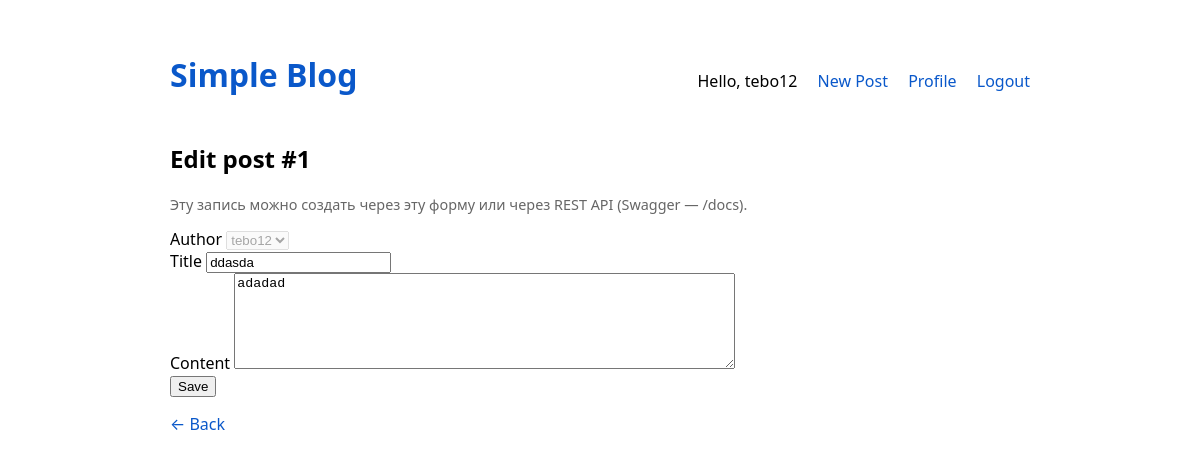
The page /html/posts/1/edit (signed in) on the database its author committed.
### app/tables.py (models this page shows)
class User(Base):
    __tablename__ = "users"
    id: Mapped[int] = mapped_column(primary_key=True, index=True)
    email: Mapped[str] = mapped_column(String, unique=True, index=True)
    login: Mapped[str] = mapped_column(String, unique=True, index=True)
    password_hash: Mapped[str] = mapped_column(String)
    created_at: Mapped[datetime] = mapped_column(TIMESTAMP(timezone=True), server_default=func.now())
    updated_at: Mapped[datetime] = mapped_column(
        TIMESTAMP(timezone=True), server_default=func.now(), onupdate=func.now()
    )
    posts: Mapped[list["Post"]] = relationship(back_populates="author", cascade="all, delete")
    comments: Mapped[list["Comment"]] = relationship(back_populates="author", cascade="all, delete")
    favorites: Mapped[list["Favorite"]] = relationship(back_populates="user", cascade="all, delete")
    following: Mapped[list["Subscription"]] = relationship(
        "Subscription",
        foreign_keys="[Subscription.follower_id]",
        back_populates="follower",
        cascade="all, delete",
    )
    followers: Mapped[list["Subscription"]] = relationship(
        "Subscription",
        foreign_keys="[Subscription.followee_id]",
        back_populates="followee",
        cascade="all, delete",
    )

class Post(Base):
    __tablename__ = "posts"
    id: Mapped[int] = mapped_column(primary_key=True, index=True)
    author_id: Mapped[int] = mapped_column(ForeignKey("users.id", ondelete="CASCADE"))
    title: Mapped[str] = mapped_column(String)
    content: Mapped[str] = mapped_column(Text)
    created_at: Mapped[datetime] = mapped_column(TIMESTAMP(timezone=True), server_default=func.now())
    updated_at: Mapped[datetime] = mapped_column(
        TIMESTAMP(timezone=True), server_default=func.now(), onupdate=func.now()
    )
    author: Mapped["User"] = relationship(back_populates="posts")
    tags: Mapped[list["Tag"]] = relationship(secondary=post_tags, back_populates="posts")
    comments: Mapped[list["Comment"]] = relationship(back_populates="post", cascade="all, delete")
    favorited_by: Mapped[list["Favorite"]] = relationship(back_populates="post", cascade="all, delete")

### app/main.py (the view)
@app.get("/html/posts/{post_id}/edit", response_class=HTMLResponse)
async def html_post_edit(
    post_id: int,
    request: Request,
    db: AsyncSession = Depends(get_db),
    user: User | None = Depends(get_current_user),
) -> Response:
    if not user:
        return RedirectResponse(url="/login", status_code=status.HTTP_303_SEE_OTHER)
    post = await storage.get_post(db, post_id)
    if not post:
        raise HTTPException(status_code=404, detail="post not found")
    if post.author_id != user.id:
        return Response("Forbidden", status_code=403)
    return templates.TemplateResponse(
        "post_form.html",
        {"request": request, "mode": "edit", "users": [user], "post": post, "user": user},
    )

### app/templates/post_form.html (shortened to what this page needs)
{% extends 'base.html' %}
{% block content %}
  {% if mode == 'create' %}
    <h2>New post</h2>
  {% else %}
    <h2>Edit post #{{ post.id }}</h2>
  {% endif %}
  <p class="muted">Эту запись можно создать через эту форму или через REST API (Swagger — /docs).</p>
  <form method="post" action="{% if mode == 'edit' and post %}/html/posts/{{ post.id }}/edit{% else %}/html/posts/new{% endif %}">
    <label>Author
      <select name="authorId" {% if not users or mode == 'edit' %}disabled{% endif %} required>
        {% for u in users %}
          <option value="{{ u.id }}" {% if post and u.id == post.authorId %}selected{% endif %}>{{ u.login }}</option>
        {% endfor %}
      </select>
    </label>
    <br>
    <label>Title
      <input type="text" name="title" value="{{ post.title if post else '' }}" required>
    </label>
    <br>
    <label>Content
      <textarea name="content" rows="6" cols="60" required>{{ post.content if post else '' }}</textarea>
    </label>
    <br>
    <button type="submit" {% if not users and mode != 'edit' %}disabled{% endif %}>{% if mode == 'edit' %}Save{% else %}Submit{% endif %}</button>
  </form>
  <p><a href="/">← Back</a></p>
{% endblock %}

### app/templates/base.html (shortened to what this page needs)
<!doctype html>
<html lang="en">
  <head>
  </head>
  <body>
    <div class="container">
      <header>
        <h1><a href="/">Simple Blog</a></h1>
        <div class="nav-links">
          {% if user %}
             <span>Hello, {{ user.login }}</span>
             <a href="/html/posts/new">New Post</a>
             <a href="/profile">Profile</a>
             <a href="/logout">Logout</a>
          {% else %}
             <a href="/login">Login</a>
             <a href="/register">Register</a>
          {% endif %}
        </div>
      </header>
      {% block content %}{% endblock %}
    </div>
  </body>
</html>

### app/templates/base.html (style rules this page uses)
body { font-family: system-ui, -apple-system, Segoe UI, Roboto, sans-serif; margin: 2rem; }
header { margin-bottom: 1.5rem; display: flex; justify-content: space-between; align-items: baseline; }
a { color: #0a58ca; text-decoration: none; }
.muted { color: #666; font-size: .9rem; }
.container { max-width: 860px; margin: 0 auto; }
.nav-links a { margin-left: 1rem; }

### rows shown on the page
User: login "tebo12"
Post: id "1", title "ddasda", content "adadad"

### other values the page prints
form field authorId "tebo12"
